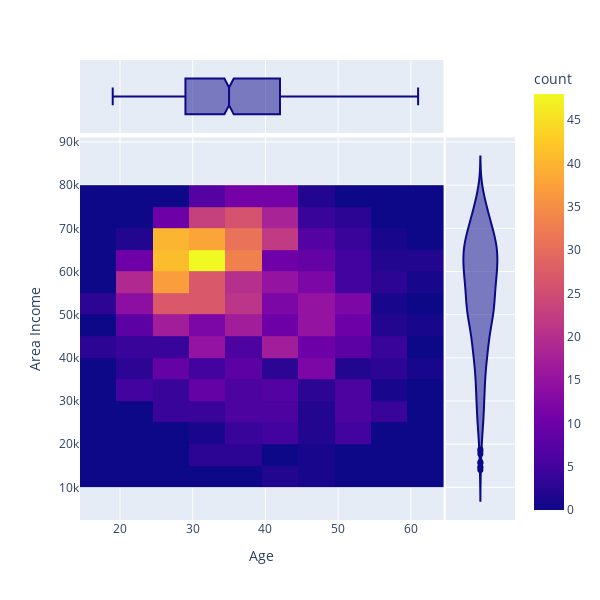

Notebook source saved alongside this figure:
### Markdown cell above
**Create a jointplot showing Area Income versus Age.**

### Code cell
import plotly.express as px
df = px.data.iris()
fig = px.density_heatmap(ad_data, x="Age", y="Area Income", marginal_x="box", marginal_y="violin", width = 600, height= 600)
fig.show()

### Figure 1 — Plotly figure (JSON) as saved in the notebook; plotly's stock layout.template omitted (floating-point values rounded to 4 significant figures; data arrays with more than 128 entries replaced by an {"elided": "..."} marker saying what was removed)
{"data": [{"coloraxis": "coloraxis", "hovertemplate": "Age=%{x}<br>Area Income=%{y}<br>count=%{z}<extra></extra>", "name": "", "type": "histogram2d", "x": {"elided": "1000 int values"}, "xaxis": "x", "xbingroup": "x", "y": {"elided": "1000 float values"}, "yaxis": "y", "ybingroup": "y"}, {"alignmentgroup": "True", "hovertemplate": "Age=%{x}<extra></extra>", "legendgroup": "", "marker": {"color": "#0d0887"}, "name": "", "notched": true, "offsetgroup": "", "showlegend": false, "type": "box", "x": {"elided": "1000 int values"}, "xaxis": "x3", "yaxis": "y3"}, {"alignmentgroup": "True", "hovertemplate": "Area Income=%{y}<extra></extra>", "legendgroup": "", "marker": {"color": "#0d0887"}, "name": "", "offsetgroup": "", "scalegroup": "y", "showlegend": false, "type": "violin", "xaxis": "x2", "y": {"elided": "1000 float values"}, "yaxis": "y2"}], "layout": {"coloraxis": {"colorbar": {"title": {"text": "count"}}, "colorscale": [[0, "#0d0887"], [0.1111, "#46039f"], [0.2222, "#7201a8"], [0.3333, "#9c179e"], [0.4444, "#bd3786"], [0.5556, "#d8576b"], [0.6667, "#ed7953"], [0.7778, "#fb9f3a"], [0.8889, "#fdca26"], [1, "#f0f921"]]}, "height": 600, "legend": {"tracegroupgap": 0}, "margin": {"t": 60}, "width": 600, "xaxis": {"anchor": "y", "domain": [0, 0.8358], "title": {"text": "Age"}}, "xaxis2": {"anchor": "y2", "domain": [0.8408, 1], "matches": "x2", "showgrid": false, "showline": false, "showticklabels": false, "ticks": ""}, "xaxis3": {"anchor": "y3", "domain": [0, 0.8358], "matches": "x", "showgrid": true, "showticklabels": false}, "xaxis4": {"anchor": "y4", "domain": [0.8408, 1], "matches": "x2", "showgrid": false, "showline": false, "showticklabels": false, "ticks": ""}, "yaxis": {"anchor": "x", "domain": [0, 0.8316], "title": {"text": "Area Income"}}, "yaxis2": {"anchor": "x2", "domain": [0, 0.8316], "matches": "y", "showgrid": true, "showticklabels": false}, "yaxis3": {"anchor": "x3", "domain": [0.8416, 1], "matches": "y3", "showgrid": false, "showline": false, "showticklabels": false, "ticks": ""}, "yaxis4": {"anchor": "x4", "domain": [0.8416, 1], "matches": "y3", "showgrid": true, "showline": false, "showticklabels": false, "ticks": ""}}}
